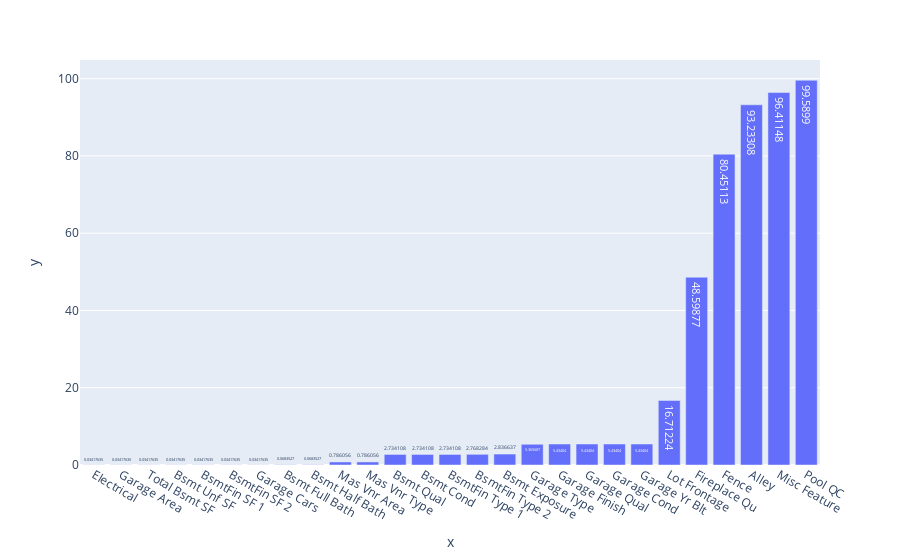

Notebook cell for this chart:
### Code cell
px.bar(x = percent_nan.index, y =percent_nan, text_auto=True).show()

### Figure 1 — Plotly figure (JSON) as saved in the notebook; plotly's stock layout.template omitted (floating-point values rounded to 4 significant figures)
{"data": [{"alignmentgroup": "True", "hovertemplate": "x=%{x}<br>y=%{y}<extra></extra>", "legendgroup": "", "marker": {"color": "#636efa", "pattern": {"shape": ""}}, "name": "", "offsetgroup": "", "orientation": "v", "showlegend": false, "textposition": "auto", "texttemplate": "%{y}", "type": "bar", "x": ["Electrical", "Garage Area", "Total Bsmt SF", "Bsmt Unf SF", "BsmtFin SF 1", "BsmtFin SF 2", "Garage Cars", "Bsmt Full Bath", "Bsmt Half Bath", "Mas Vnr Area", "Mas Vnr Type", "Bsmt Qual", "Bsmt Cond", "BsmtFin Type 1", "BsmtFin Type 2", "Bsmt Exposure", "Garage Type", "Garage Finish", "Garage Qual", "Garage Cond", "Garage Yr Blt", "Lot Frontage", "Fireplace Qu", "Fence", "Alley", "Misc Feature", "Pool QC"], "xaxis": "x", "y": [0.03418, 0.03418, 0.03418, 0.03418, 0.03418, 0.03418, 0.03418, 0.06835, 0.06835, 0.7861, 0.7861, 2.734, 2.734, 2.734, 2.768, 2.837, 5.366, 5.434, 5.434, 5.434, 5.434, 16.71, 48.6, 80.45, 93.23, 96.41, 99.59], "yaxis": "y"}], "layout": {"barmode": "relative", "legend": {"tracegroupgap": 0}, "margin": {"t": 60}, "xaxis": {"anchor": "y", "domain": [0, 1], "title": {"text": "x"}}, "yaxis": {"anchor": "x", "domain": [0, 1], "title": {"text": "y"}}}}
